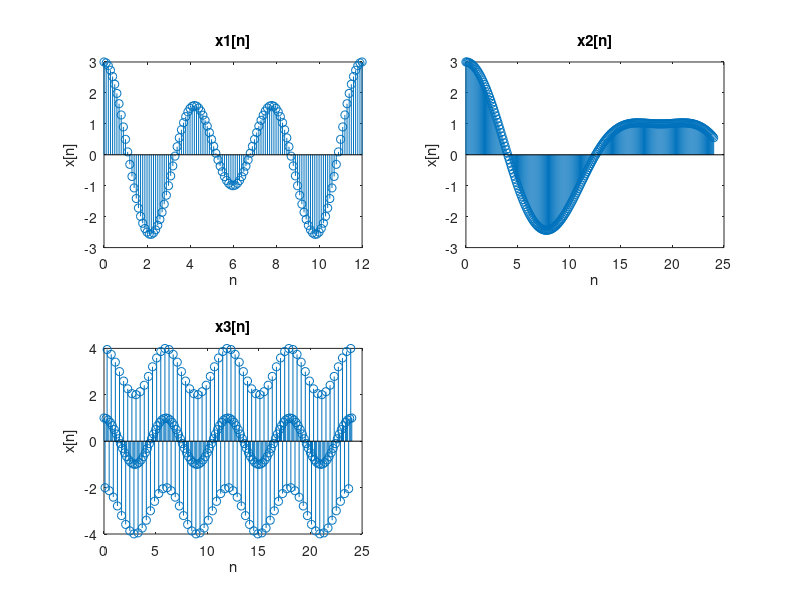

MATLAB code for this plot:
N=6;
n=[0:0.1:12];
n1=[0:0.1:24];
x1=cos((2*pi*n)/N)+2*cos((3*pi*n)/N);
x2=2*cos((2*n1)/N)+cos((3*n1)/N);
x3=cos((2*pi*n1)/N)+3*sin((5*pi*n1)/2*N);
subplot(2,2,1);
stem(n,x1),title('x1[n]'),xlabel('n'),ylabel('x[n]');
subplot(2,2,2);
stem(n1,x2),title('x2[n]'),xlabel('n'),ylabel('x[n]');
subplot(2,2,3);
stem(n1,x3),title('x3[n]'),xlabel('n'),ylabel('x[n]');
